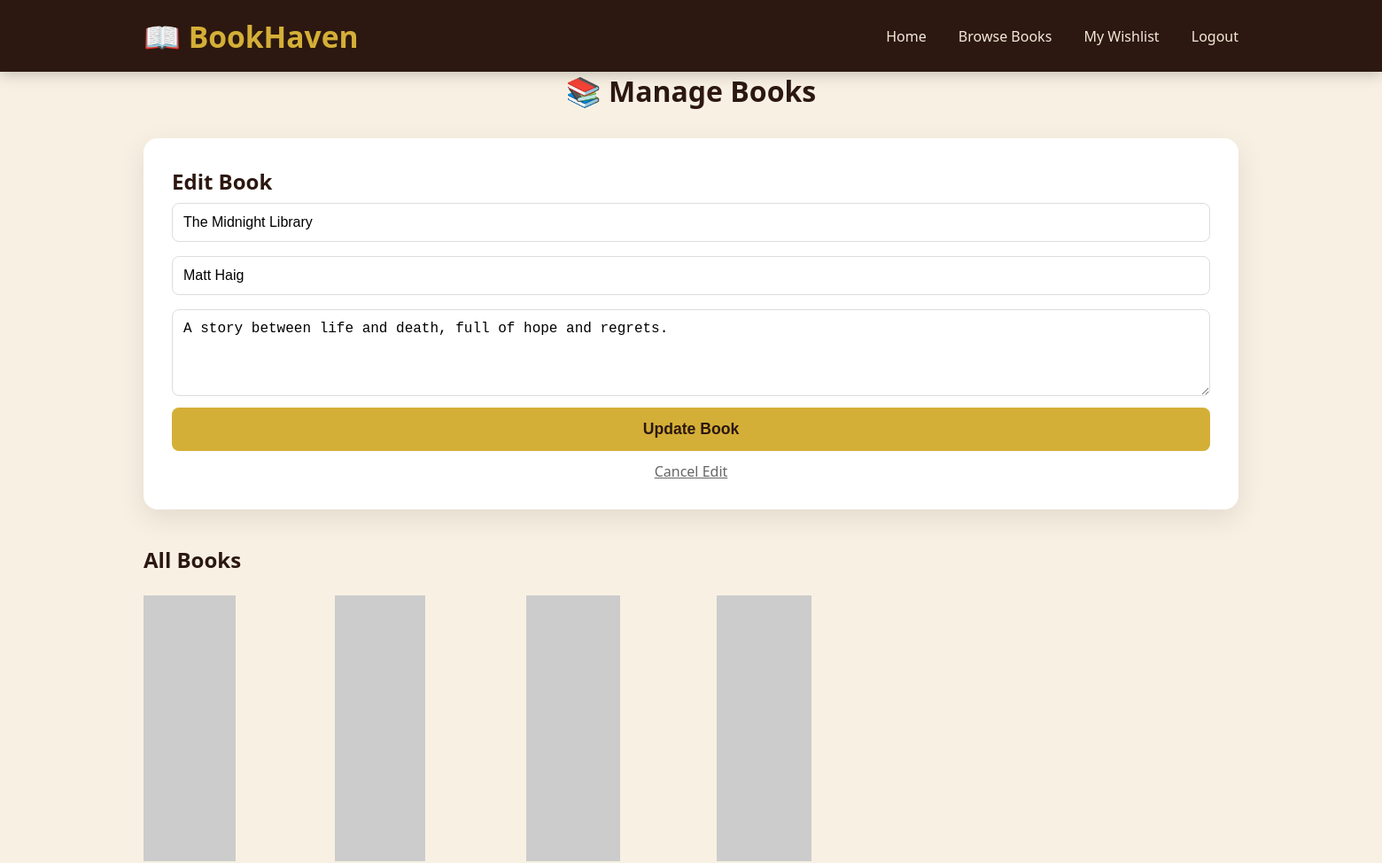
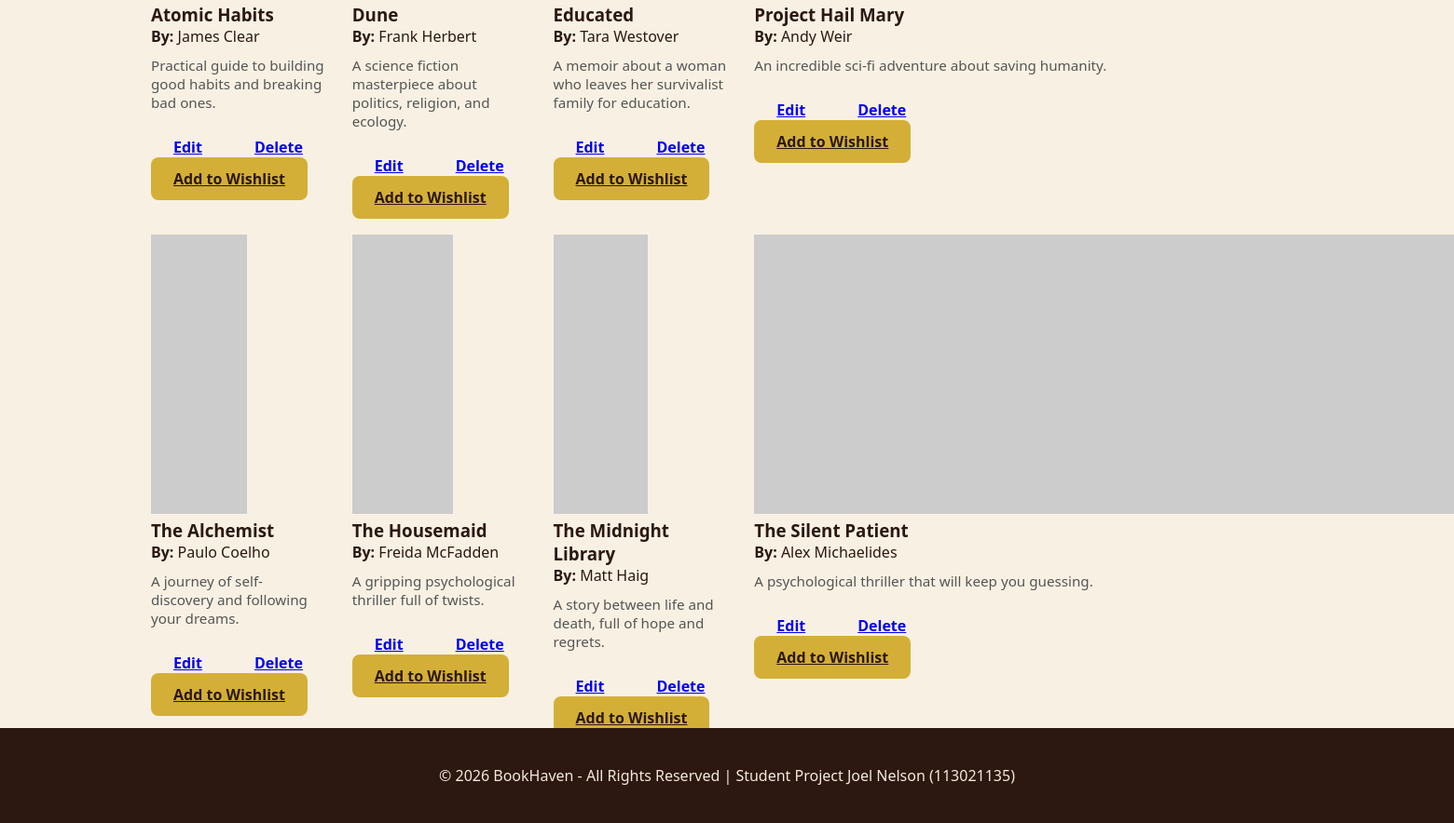
/113021135_Joel/books.php?edit=1 (signed in), run on the app's committed database (2 pictures, top to bottom).
### tables this page shows
CREATE TABLE IF NOT EXISTS books (
    id INT AUTO_INCREMENT PRIMARY KEY,
    title VARCHAR(200) NOT NULL,
    author VARCHAR(100) NOT NULL,
    description TEXT,
    created_at TIMESTAMP DEFAULT CURRENT_TIMESTAMP
);

### 113021135_Joel/books.php (the view, shortened to what this page needs)
<?php
require 'config.php';
$edit_book = null;
if(isset($_GET['edit'])) {
    $id = (int)$_GET['edit'];
    $stmt = $pdo->prepare("SELECT * FROM books WHERE id = ?");
    $stmt->execute([$id]);
    $edit_book = $stmt->fetch();
}
?>
<!DOCTYPE html>
<html lang="en">
<head>
    <link rel="stylesheet" href="assets/style.css">
</head>
<body>
    <nav class="navbar">
        <div class="nav-container">
            <div class="logo">📖 BookHaven</div>
            <div class="nav-links">
                <a href="index.php">Home</a>
                <a href="books.php">Browse Books</a>
                <a href="wishlist.php">My Wishlist</a>
                <a href="logout.php">Logout</a>
            </div>
        </div>
    </nav>
    <div class="container">
        <h1 style="text-align:center; margin-bottom:2rem; color:#2c1810;">📚 Manage Books</h1>
        <div class="card">
            <h2><?= $edit_book ? 'Edit Book' : 'Add New Book' ?></h2>
            <form method="POST">
                <input type="text" name="title" class="form-control"
                       placeholder="Book Title"
                       value="<?= htmlspecialchars($edit_book['title'] ?? '') ?>" required>
                <input type="text" name="author" class="form-control"
                       placeholder="Author Name"
                       value="<?= htmlspecialchars($edit_book['author'] ?? '') ?>" required>
                <textarea name="description" class="form-control" rows="4"
                          placeholder="Book Description"><?= htmlspecialchars($edit_book['description'] ?? '') ?></textarea>
                <button type="submit" name="<?= $edit_book ? 'update_book' : 'add_book' ?>"
                        class="btn btn-primary" style="width:100%; padding:14px; font-size:1.1rem;">
                    <?= $edit_book ? 'Update Book' : 'Add Book' ?>
                </button>
                <?php if($edit_book): ?>
                    <a href="books.php" style="display:block; text-align:center; margin-top:12px; color:#666;">Cancel Edit</a>
                <?php endif; ?>
            </form>
        </div>
        <h2 style="margin: 2.5rem 0 1.5rem;">All Books</h2>
        <div class="book-grid">
            <?php
            $stmt = $pdo->query("SELECT * FROM books ORDER BY title ASC");
            while($book = $stmt->fetch()) {
                $img_id = ($book['id'] == 5) ? 1015 : (100 + $book['id']);
                echo "
                <div class='book-card'>
                    <img src='https://picsum.photos/id/{$img_id}/300/240' alt='{$book['title']}'>
                    <div class='book-info'>
                        <h3>{$book['title']}</h3>
                        <p><strong>By:</strong> {$book['author']}</p>
                        <p style='margin:10px 0 15px; font-size:0.95rem; color:#555; flex:1;'>{$book['description']}</p>
                        <div class='action-buttons'>
                            <a href='books.php?edit={$book['id']}' class='btn btn-edit'>Edit</a>
                            <a href='books.php?delete={$book['id']}'
                               onclick=\"return confirm('Delete this book permanently?')\"
                               class='btn btn-delete'>Delete</a>
                        </div>
                        <a href='books.php?add=1&book_id={$book['id']}' class='btn btn-primary'>Add to Wishlist</a>
                    </div>
                </div>";
            }
            ?>
        </div>
    </div>
    <footer>
        &copy; <?= date("Y") ?> BookHaven - All Rights Reserved | Student Project Joel Nelson (113021135)
    </footer>
</body>
</html>

### 113021135_Joel/assets/style.css (style rules this page uses)
* { margin: 0; padding: 0; box-sizing: border-box; }
body { font-family: 'Segoe UI', Tahoma, Geneva, Verdana, sans-serif; background: #f8f1e3; color: #2c1810; min-height: 100vh; display: flex; flex-direction: column; }
.navbar { background: #2c1810; padding: 1.1rem 0; position: sticky; top: 0; z-index: 1000; box-shadow: 0 4px 15px rgba(0,0,0,0.2); }
.nav-container { max-width: 1300px; margin: 0 auto; display: flex; justify-content: space-between; align-items: center; padding: 0 2rem; color: #f4e9d8; }
.logo { font-size: 2.1rem; font-weight: bold; color: #d4af37; }
.nav-links a { color: #f4e9d8; text-decoration: none; margin-left: 2rem; font-weight: 500; }
.card { background: white; border-radius: 16px; padding: 2rem; box-shadow: 0 10px 30px rgba(44,24,16,0.1); transition: 0.4s; }
.container { max-width: 1300px; margin: 0 auto; padding: 0 2rem; flex: 1; }
.book-grid { display: grid; grid-template-columns: repeat(auto-fit, minmax(280px, 1fr)); gap: 1.8rem; }
@media (min-width: 1200px) { .book-grid { grid-template-columns: repeat(4, 1fr); } }
.btn { padding: 12px 24px; border: none; border-radius: 8px; font-weight: 600; cursor: pointer; transition: 0.3s; }
.btn-primary { background: #d4af37; color: #2c1810; }
footer { background: #2c1810; color: #f4e9d8; text-align: center; padding: 2.5rem; margin-top: auto; }

### 113021135_Joel/books.php (style rules this page uses)
.form-control { width: 100%; padding: 12px; margin: 8px 0; border: 1px solid #ddd; border-radius: 8px; font-size: 1rem; }
.action-buttons { display: flex; gap: 8px; margin-top: 12px; }

### data on the page
books: title "The Midnight Library", author "Matt Haig", description "A story between life and death, full of hope and regrets."
books: title "Atomic Habits", author "James Clear", description "Practical guide to building good habits and breaking bad ones."
books: title "Dune", author "Frank Herbert", description "A science fiction masterpiece about politics, religion, and ecology."
books: title "Educated", author "Tara Westover", description "A memoir about a woman who leaves her survivalist family for education."
books: title "Project Hail Mary", author "Andy Weir", description "An incredible sci-fi adventure about saving humanity."
books: title "The Alchemist", author "Paulo Coelho", description "A journey of self-discovery and following your dreams."
books: title "The Housemaid", author "Freida McFadden", description "A gripping psychological thriller full of twists."
books: title "The Silent Patient", author "Alex Michaelides", description "A psychological thriller that will keep you guessing."
